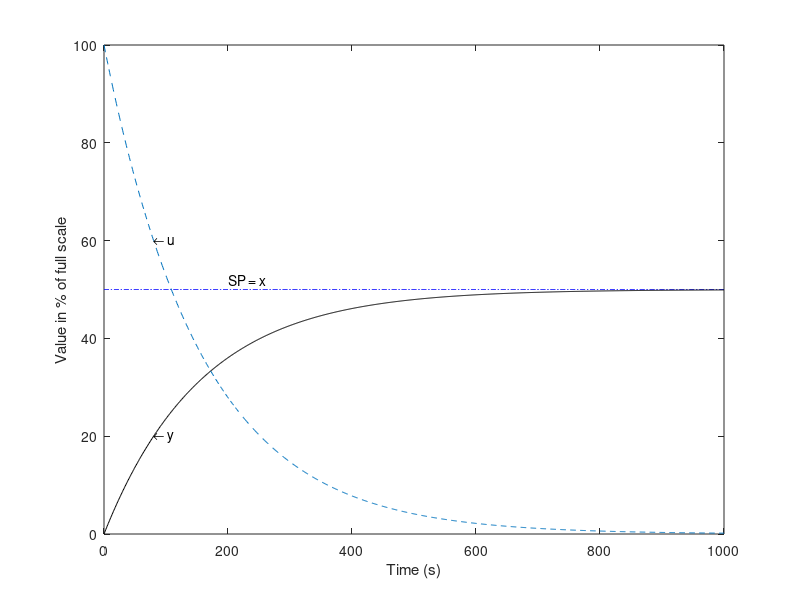

Reproduce this figure in MATLAB.
% Generate a time vector from 0 to 1000 seconds (1-second increments)
t = 0:1000;

% Define the setpoint value (input signal) as 50% of full scale
x = 50;

% Set the proportional gain for the controller
kp = 2;

% Create the transfer function of the plant: G(s) = 1 / (470s + 1)
F = tf(1, [470 1]); 

% Calculate the step response of the closed-loop system with an effective gain of (kp + 1),
% scaled by the setpoint value, and considering the feedback structure
y = step((kp + 1) * x * F / (1 + kp * F), t);

% Compute the control effort (u) using the proportional action: u = kp * (x - y)
u = (x - y) * kp;

% Plot the setpoint (SP) as a blue dash-dot line
plot(t, t * 0 + x, 'b-.'); % Constant line at x (setpoint)
hold on; % Hold the plot to overlay additional plots

% Plot the system response (y) as a solid black line
plot(t, y, 'k');

% Plot the control effort (u) as a dashed line
plot(t, u, '--');

% Add annotation for the control effort (u) at a specific point
text(80, 60, '\leftarrow u');

% Add annotation for the setpoint (SP) at a specific point
text(200, 52, 'SP = x');

% Add annotation for the system response (y) at a specific point
text(80, 20, '\leftarrow y');

% Label the x-axis as "Time (s)"
xlabel('Time (s)');

% Label the y-axis as "Value in % of full scale"
ylabel('Value in % of full scale');

% The resulting plot will show:
% - The setpoint (SP) as a blue dash-dot line indicating the desired target value.
% - The system response (y) as a solid black line showing how the output evolves over time.
% - The control signal (u) as a dashed line representing the proportional control action.
